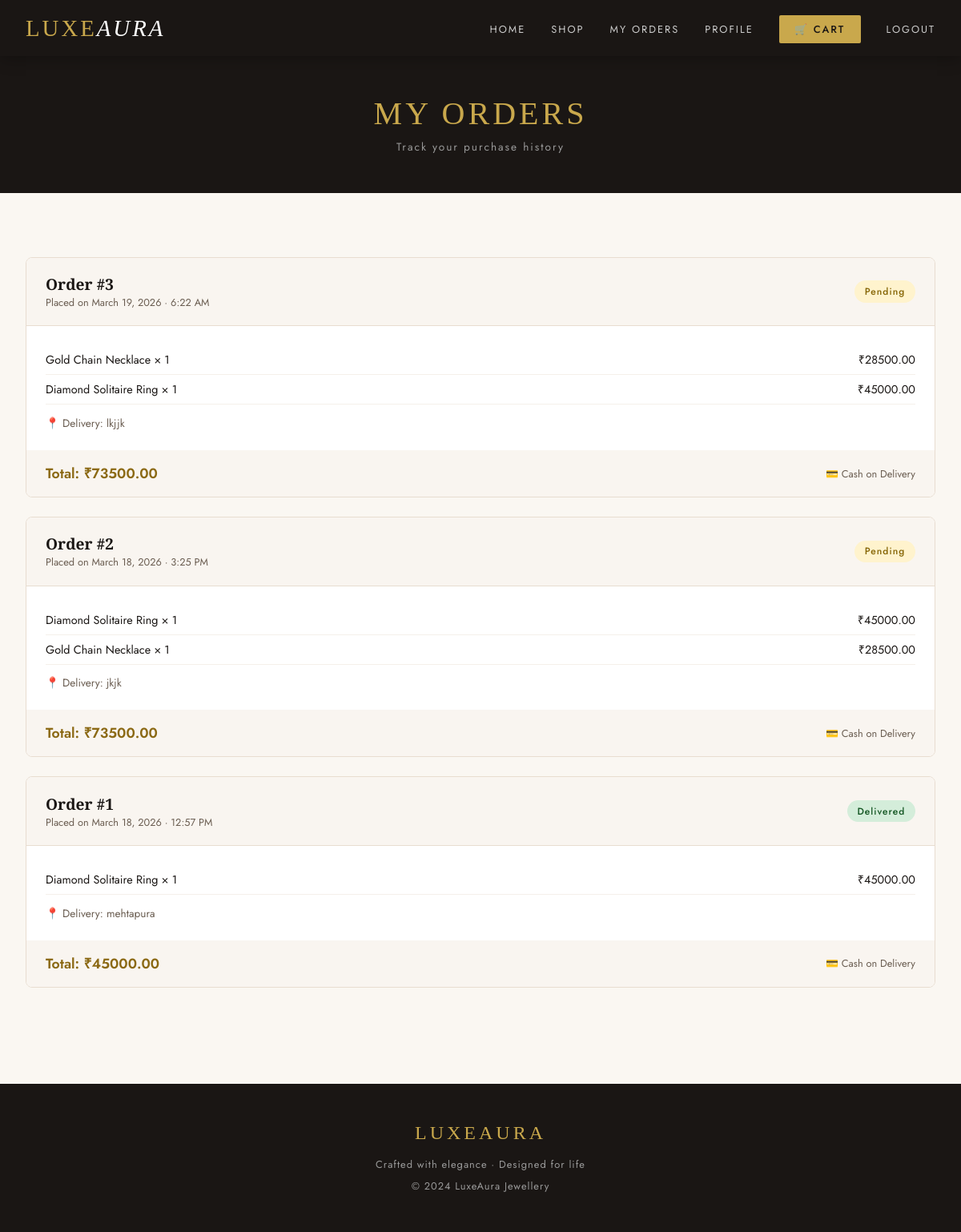
Screenshot of /orders/ (signed in) with the database file from the repository.
### store/models.py (models this page shows, shortened)
class Order(models.Model):
    STATUS_CHOICES = (
        ('Pending', 'Pending'),
        ('Shipped', 'Shipped'),
        ('Delivered', 'Delivered'),
    )
    user = models.ForeignKey(User, on_delete=models.CASCADE, related_name='orders')
    total_price = models.DecimalField(max_digits=10, decimal_places=2)
    address = models.TextField()
    status = models.CharField(max_length=20, choices=STATUS_CHOICES, default='Pending')
    payment_method = models.CharField(max_length=30, default='Demo Card')
    payment_id = models.CharField(max_length=30, blank=True, default='')
    created_at = models.DateTimeField(auto_now_add=True)

class OrderItem(models.Model):
    order = models.ForeignKey(Order, on_delete=models.CASCADE, related_name='items')
    product = models.ForeignKey(Product, on_delete=models.CASCADE)
    quantity = models.PositiveIntegerField(default=1)
    price = models.DecimalField(max_digits=10, decimal_places=2)
    def subtotal(self):
        return self.quantity * self.price

class Product(models.Model):
    FOR_WHOM_CHOICES = (
        ('Women', 'Women'),
        ('Men', 'Men'),
        ('Both', 'Both'),
    )
    name = models.CharField(max_length=255)
    category = models.ForeignKey(Category, on_delete=models.CASCADE, related_name='products')
    description = models.TextField()
    price = models.DecimalField(max_digits=10, decimal_places=2)
    image = models.ImageField(upload_to='products/', blank=True, null=True)
    stock = models.PositiveIntegerField(default=0)
    for_whom = models.CharField(max_length=10, choices=FOR_WHOM_CHOICES, default='Both')
    created_at = models.DateTimeField(auto_now_add=True)

### store/views.py (the view)
# urls.py: path('orders/',                       views.order_history,  name='order_history'),
@login_required
def order_history(request):
    orders = Order.objects.filter(user=request.user).order_by('-created_at')
    return render(request, 'order_history.html', {'orders': orders})

### templates/order_history.html (shortened to what this page needs)
{% extends 'base.html' %}
{% block content %}
<div class="page-header">
    <h1>My Orders</h1>
    <p>Track your purchase history</p>
</div>
<div class="container" style="padding: 2rem;">
    {% if orders %}
    {% for order in orders %}
    <div class="order-card">
        <div class="order-header">
            <div>
                <div class="order-id">Order #{{ order.id }}</div>
                <div class="order-date">Placed on {{ order.created_at|date:"F d, Y · g:i A" }}</div>
            </div>
            <div style="display:flex;gap:1rem;align-items:center">
                <span class="status-badge status-{{ order.status|lower }}">{{ order.status }}</span>
            </div>
        </div>
        <div class="order-items">
            {% for item in order.items.all %}
            <div class="order-item-row">
                <span>{{ item.product.name }} × {{ item.quantity }}</span>
                <span>₹{{ item.subtotal }}</span>
            </div>
            {% endfor %}
            <div style="font-size:0.85rem;color:var(--mid);margin-top:0.8rem">
                📍 Delivery: {{ order.address }}
            </div>
        </div>
        <div class="order-footer">
            <div class="order-total">Total: ₹{{ order.total_price }}</div>
            <div style="font-size:0.8rem;color:var(--mid)">💳 Cash on Delivery</div>
        </div>
    </div>
    {% endfor %}
    {% endif %}
</div>
{% endblock %}

### templates/base.html (style rules this page uses)
:root { --gold: #C9A84C; --gold-light: #E8C97A; --gold-dark: #8B6914; --cream: #FAF7F2; --dark: #1A1614; --charcoal: #2D2926; --mid: #6B5E52; --light-border: #E8DDD0; }
* { margin: 0; padding: 0; box-sizing: border-box; }
body { font-family: 'Jost', sans-serif; background: var(--cream); color: var(--dark); }
.page-header { background: var(--dark); padding: 3rem 2rem; text-align: center; margin-bottom: 3rem; }
.page-header h1 { font-family: 'Cormorant Garamond', serif; font-size: 2.5rem; color: var(--gold); font-weight: 300; letter-spacing: 4px; text-transform: uppercase; }
.page-header p { color: #999; font-size: 0.85rem; letter-spacing: 2px; margin-top: 0.5rem; }
.container { max-width: 1200px; margin: 0 auto; padding: 0 2rem; }
.status-badge { display: inline-block; padding: 0.3rem 0.8rem; border-radius: 20px; font-size: 0.75rem; font-weight: 500; letter-spacing: 1px; }
.status-pending { background: #fff3cd; color: #856404; }
.status-delivered { background: #d4edda; color: #155724; }

### templates/order_history.html (style rules this page uses)
.order-card { background: #fff; border: 1px solid var(--light-border); border-radius: 8px; margin-bottom: 1.5rem; overflow: hidden; }
.order-header { background: #f9f5f0; padding: 1.2rem 1.5rem; display: flex; justify-content: space-between; align-items: center; border-bottom: 1px solid var(--light-border); }
.order-id { font-family: 'Cormorant Garamond', serif; font-size: 1.2rem; font-weight: 600; }
.order-date { font-size: 0.8rem; color: var(--mid); }
.order-items { padding: 1.5rem; }
.order-item-row { display: flex; justify-content: space-between; padding: 0.5rem 0; border-bottom: 1px solid #f5f0ea; font-size: 0.9rem; }
.order-footer { padding: 1rem 1.5rem; background: #f9f5f0; display: flex; justify-content: space-between; align-items: center; }
.order-total { font-size: 1.1rem; font-weight: 600; color: var(--gold-dark); }

### rows the page displays
Order: id "3", created_at "March 19, 2026 · 6:22 AM", status "Pending", address "lkjjk", total_price "73500.00"
OrderItem: product.name "Gold Chain Necklace", quantity "1", subtotal "28500.00"
OrderItem: product.name "Diamond Solitaire Ring", quantity "1", subtotal "45000.00"
Order: id "2", created_at "March 18, 2026 · 3:25 PM", status "Pending", address "jkjk", total_price "73500.00"
OrderItem: product.name "Diamond Solitaire Ring", quantity "1", subtotal "45000.00"
OrderItem: product.name "Gold Chain Necklace", quantity "1", subtotal "28500.00"
Order: id "1", created_at "March 18, 2026 · 12:57 PM", status "Delivered", address "mehtapura", total_price "45000.00"
OrderItem: product.name "Diamond Solitaire Ring", quantity "1", subtotal "45000.00"
